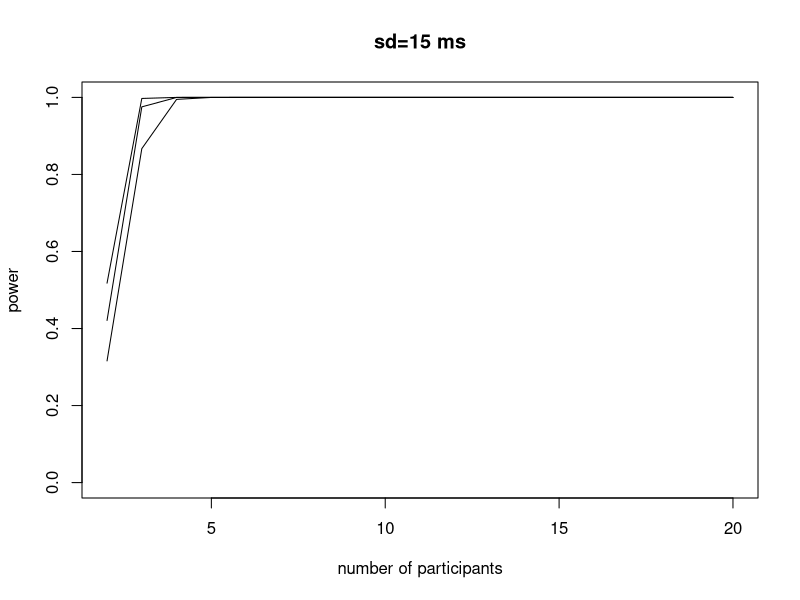
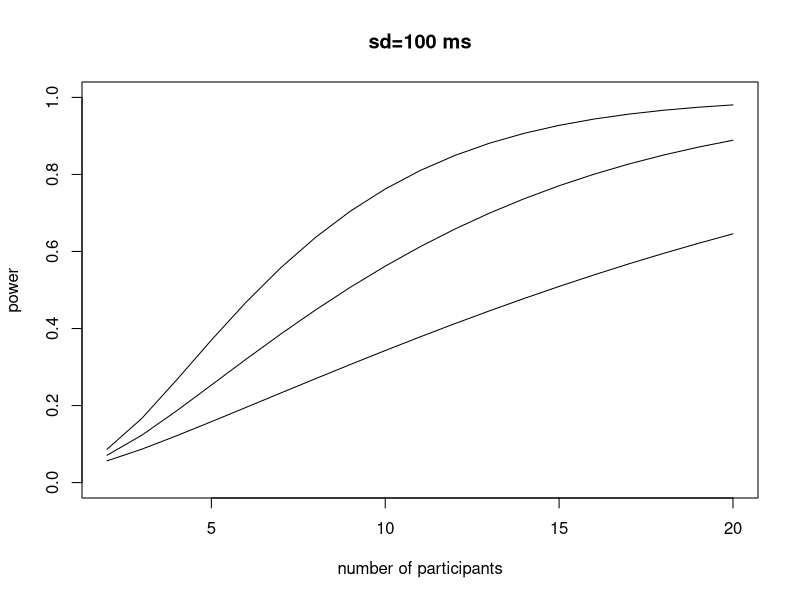
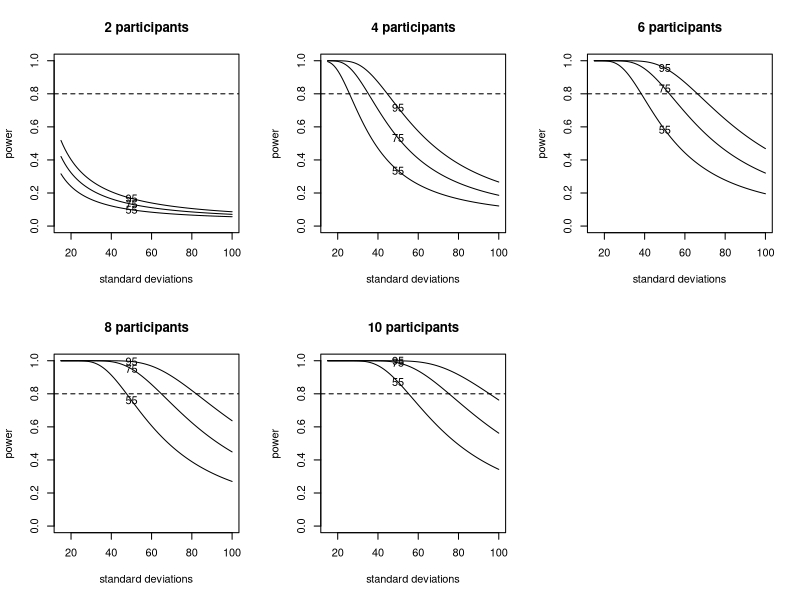
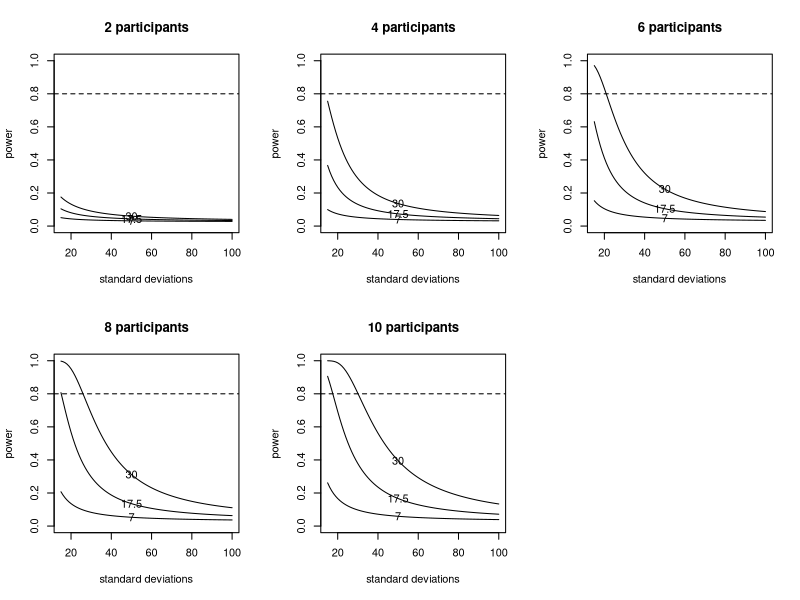

R code for these plots, in order:
plotpower <- function(nsubj = 20,
                      stddevquantiles = NULL,
                      posteriorquantiles = NULL,
                      posteriormeans = NULL,
                      mytitle = NULL) {
  sds <- seq(round(stddevquantiles[1]),
             round(stddevquantiles[2]), by = 1)

  powervals_upper <- rep(NA, length(sds))

  for (i in 1:length(sds)) {
    s <- sds[i]
    powervals_upper[i] <- power.t.test(
      d = posteriorquantiles[3],
      n = nsubj,
      sd = s,
      type = "one.sample",
      alternative = "two.sided"
    )$power
  }

  powervals_mean <- rep(NA, length(sds))

  for (i in 1:length(sds)) {
    s <- sds[i]
    powervals_mean[i] <- power.t.test(
      d = posteriormeans,
      n = nsubj,
      sd = s,
      type = "one.sample",
      alternative = "two.sided"
    )$power
  }

  powervals_lower <- rep(NA, length(sds))

  for (i in 1:length(sds)) {
    s <- sds[i]
    powervals_lower[i] <-
      power.t.test(
        d = posteriorquantiles[1],
        n = nsubj,
        sd = s,
        type = "one.sample",
        alternative = "two.sided"
      )$power
  }

  #powerdistn<-data.frame(sds=sds,powervals_upper=powervals_upper,
  #                       powervals_mean=powervals_mean,
  #                       powervals_lower=powervals_lower)

  plot(
    sds,
    powervals_upper,
    ylim = c(0, 1),
    type = "l",
    lty = 1,
    xlab = "standard deviations",
    ylab = "power",
    main = paste(nsubj, "participants", sep = " ")
  )
  text(50, powervals_upper[which(sds == 50)], as.character(posteriorquantiles[3]))
  abline(a = 0.8, b = 0, lty = 2)

  lines(sds, powervals_mean, lty = 1)
  text(50, powervals_mean[which(sds == 50)], as.character(posteriormeans))

  lines(sds, powervals_lower, lty = 1)
  text(50, powervals_lower[which(sds == 50)], as.character(posteriorquantiles[1]))
}

nsubj <- seq(2, 20, by = 1)

low_powermismatch <-
  power.t.test(
    d = 55,
    sd = 15,
    n = nsubj,
    type = "one.sample",
    alternative = "two.sided"
  )$power

mid_powermismatch <-
  power.t.test(
    d = 75,
    sd = 15,
    n = nsubj,
    type = "one.sample",
    alternative = "two.sided"
  )$power

high_powermismatch <-
  power.t.test(
    d = 95,
    sd = 15,
    n = nsubj,
    type = "one.sample",
    alternative = "two.sided"
  )$power

low_powermismatch2 <-
  power.t.test(
    d = 55,
    sd = 100,
    n = nsubj,
    type = "one.sample",
    alternative = "two.sided"
  )$power

mid_powermismatch2 <-
  power.t.test(
    d = 75,
    sd = 100,
    n = nsubj,
    type = "one.sample",
    alternative = "two.sided"
  )$power

high_powermismatch2 <-
  power.t.test(
    d = 95,
    sd = 100,
    n = nsubj,
    type = "one.sample",
    alternative = "two.sided"
  )$power

plot(
  nsubj,
  low_powermismatch,
  ylim = c(0, 1),
  type = "l",
  lty = 1,
  main = "sd=15 ms",
  xlab = "number of participants",
  ylab = "power"
)
text(45, 0.1, as.character(55))
lines(nsubj, mid_powermismatch, type = "l", lty = 1)
text(45, 0.2, as.character(75))
lines(nsubj, high_powermismatch, type = "l", lty = 1)
text(45, 0.35, as.character(95))

plot(
  nsubj,
  low_powermismatch2,
  ylim = c(0, 1),
  type = "l",
  lty = 1,
  main = "sd=100 ms",
  xlab = "number of participants",
  ylab = "power"
)

lines(nsubj, mid_powermismatch2, type = "l", lty = 1)
lines(nsubj, high_powermismatch2, type = "l", lty = 1)

subjects <- seq(2, 10, by = 2)
rows <- 2
cols <- 3
op <- par(mfrow = c(rows, cols))

for (nsubj in subjects) {
  plotpower(
    nsubj = nsubj,
    stddevquantiles = c(15, 100),
    posteriorquantiles = c(55, 75, 95),
    posteriormeans = 75,
    mytitle = paste(nsubj, "participants", sep = " ")
  )
}
par(op)

subjects <- seq(2, 10, by = 2)
rows <- 2
cols <- 3
op <- par(mfrow = c(rows, cols))

for (nsubj in subjects) {
  plotpower(
    nsubj = nsubj,
    stddevquantiles = c(15, 100),
    posteriorquantiles = c(7, 17.5, 30),
    posteriormeans = 17.5,
    mytitle = paste(nsubj, "participants", sep = " ")
  )
}

par(op)
